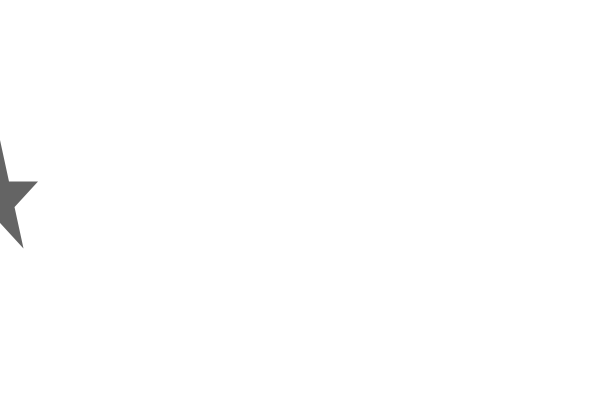
Frame 1 (no input)
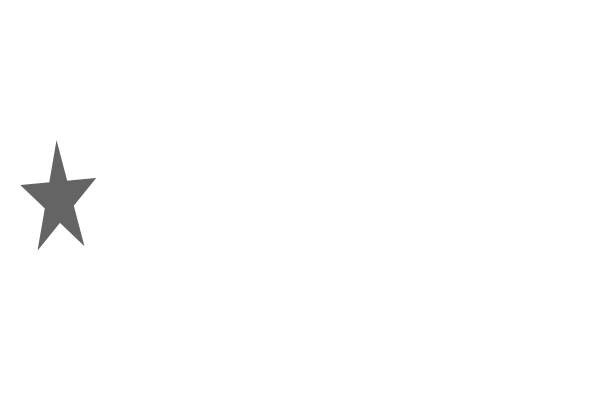
Frame 60 (the mouse pressed at the canvas centre just before this capture)
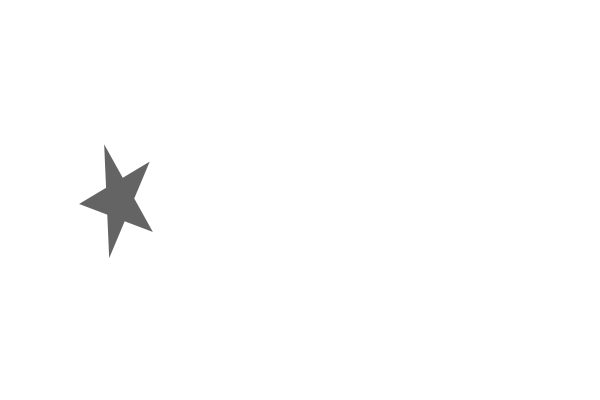
Frame 120 (the mouse held since frame 60 and released just before this capture)

The Processing sketch that drew these frames (run headless with seeded random() and noise(); from frame 60 on, the mouse is pressed at the canvas centre):

// Processing sketch: rollingFiveStarTranslated
// ── rollingFiveStarTranslated.pde
void setup() {
  size(600, 400);
  background(255);
  smooth();
  noStroke();
  fill(100);
}

void star(){
  beginShape();
  for(int i = 0; i < 5; i++){
    float theta = 2 * TWO_PI / 5 * i - HALF_PI;
    vertex(.5 * cos(theta), .5 * sin(theta));
  }
  endShape();
}

int theta = 0, x = 0;

void draw() {
  background(255);
  pushMatrix();
    translate(x++, height/2);
    scale(height / 5, width / 5);
    rotate(theta++);
    star();
  popMatrix();
}
